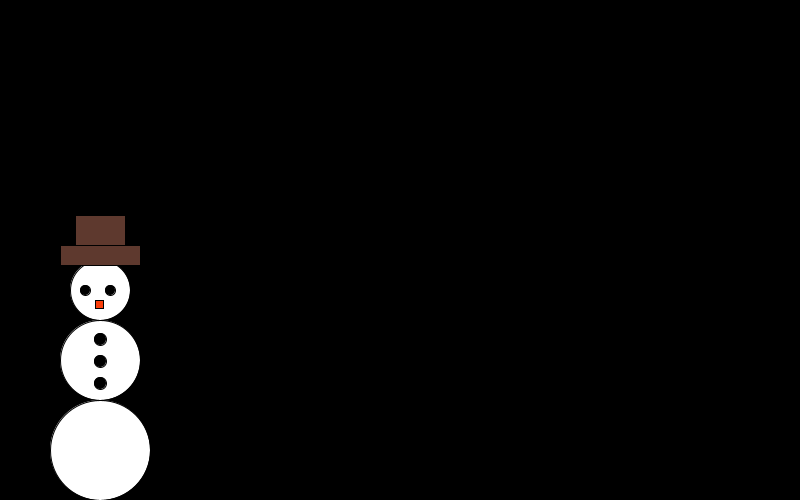
Frame 1 (no input)
Frame 60 (the mouse pressed at the canvas centre just before this capture): identical to frame 1, image omitted
Frame 120 (the mouse held since frame 60 and released just before this capture): identical to frame 1, image omitted

The Processing sketch that drew this single still picture (run headless with seeded random() and noise(); from frame 60 on, the mouse is pressed at the canvas centre):

// Processing sketch: chemotaxis
// ── chemotaxis.pde
//declare bacteria variables here
Bacteria[] b;

float snowman;
boolean a=false;
boolean p=true;
PShape star;

void setup()   
{     
  //initialize bacteria variables here   
  size(800, 500);

  b=new Bacteria[8];

  for (int i=0; i<b.length; i++) {
    b[i]=new Bacteria(width/2, height/2);
  }

  frameRate(10);

  star = createShape();
  star.beginShape();

  star.fill(247, 255, 5);
  star.stroke(0);
  star.strokeWeight(2);


  star.vertex(0, -50);
  star.vertex(14, -20);
  star.vertex(47, -15);
  star.vertex(23, 7);
  star.vertex(29, 40);
  star.vertex(0, 25);
  star.vertex(-29, 40);
  star.vertex(-23, 7);
  star.vertex(-47, -15);
  star.vertex(-14, -20);
  star.endShape(CLOSE);
} 

void draw()   
{    
  //move and show the bacteria   

  background(0);
  
//if(frameCount%1==0){
  // for(Bacteria x :b){
    //x.show();
    //x.move();
    //x.appear();
  //}
 // }
  
  if (a==true) {
      for (int i=0; i<b.length; i++) {
        b[i].show();
        b[i].move();
        //b[i].appear();

        System.out.println("x" + mouseX);
        System.out.println("y" + mouseY);
      }
    }
    
 // shape(star);
   

  fill(255);
  ellipse(100, 450, 100, 100);
  ellipse(100, 360, 80, 80);
  ellipse(100, 290, 60, 60);
  fill(0);
  ellipse(85, 290, 10, 10);
  ellipse(110, 290, 10, 10);
  fill(94, 57, 46);
  rect(60, 245, 80, 20);
  rect(75, 215, 50, 30);
  fill(250, 62, 10);
  rect(95, 300, 8, 8);
  fill(0);
  ellipse(100,339, 12,12);
  ellipse(100,361, 12,12);
  ellipse(100,383, 12,12);
  
}

void mousePressed() {
  if (mouseX<137 && mouseX>69  && mouseY>320 && mouseY<396) {
    if (a==true) {
      a=false;
     // b.appear();
    } else{
      a=true;
  }
  for (int i=0; i<b.length; i++) {
        b[i].appear();
        
  }
}
}

// ── Bacteria.pde
 class Bacteria    
 {     
   private int x;
   private int y;
   
   Bacteria(int x, int y){
    this.x=x;
    this.y=y; 
   }
   
   void show(){
     fill(255);
     ellipse(x,y,20,20);
     ellipse(x, y+20, 20, 20);
     fill(94,57,46);
     rect(x-8, y-15, 15, 10);
     rect(x-12, y-8, 25, 2);
     fill(0);
     ellipse(x-4,y, 3, 3);
     ellipse(x+4,y, 3, 3);
     fill(250, 62, 10);
     rect(x-2, y+2, 4, 4);
     
     fill(255);
     ellipse(275, 160, 140, 100);
     
     fill(255);
     ellipse(198,199,20, 20);
     
     fill(255);
     ellipse(176, 213, 15, 15);
     
     fill(255);
     ellipse(155, 226, 10, 10);
     
     //snow day text
     fill(random(0, 255), random(0, 255), random(0,255));
     textSize(25);
     text("snow day!", 217, 168);
     
     fill(255);   //snow on ground
     rect(0,450, 1000, 50);
     
     fill(12,71,1);
     triangle(650, 147, 570, 408, 730, 408);
     fill(94,57,46);
     rect(635, 408, 30, 40);
     
     fill(random(0, 255), random(0, 255), random(0,255));
    
     ellipse(649, 205, 20,20);
     
     ellipse(633, 240, 20,20);
     ellipse(664, 240, 20,20);
       
     ellipse(625, 271, 20,20);
     ellipse(649, 271, 20,20);
     ellipse(673, 271, 20,20);
         
     ellipse(616, 302, 20,20);
     ellipse(640, 302, 20,20);
     ellipse(664, 302, 20,20);
     ellipse(688, 302, 20,20);
       
      ellipse(695, 333, 20,20);
      ellipse(625, 333, 20,20);
      ellipse(672, 333, 20,20);
      ellipse(649, 333, 20,20);
     ellipse(602, 333, 20,20);
     
     ellipse(649, 364, 20,20);
     ellipse(675, 364, 20,20);
     ellipse(701, 364, 20,20);
     ellipse(623, 364, 20,20);
     ellipse(598, 364, 20,20);
     
     ellipse(675, 395, 20,20);
     ellipse(649, 395, 20,20);
     ellipse(701, 395, 20,20);
     ellipse(623, 395, 20,20);
     ellipse(598, 395, 20,20);
     
     
   }
   
   void move(){
     //x=0;
     //y=500;
     x+=(int)(Math.random()*10);
     y+=(int)(Math.random()*5)-8; 
     
     if(y==-10){
     x+=(int)(Math.random()*10);
     y+=(int)(Math.random()*5)-8;
     }
    
   }
   
     void appear(){
       //if(a){
         x=97;
         y=207;
         //show();
         //move();
     //}
   }
     
  
    
  //if(mouseX>x){
     //  x+=(int)(Math.random()*6);
     //}
     
    // if(mouseX<x){
      // x-=(int)(Math.random()*6);  
    //}
     
     //if(mouseY>y){
       //y+=(int)(Math.random()*6);
     //}
     
     //if(mouseY<y){
       //y-=(int)(Math.random()*6);
     //}


   }
   
 
 
